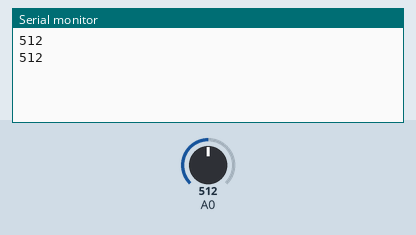
Recording of a sketch running on a simulated Arduino Uno, built with avr-gcc and run on an emulated ATmega328P. Shown: the last lines printed to the serial monitor. The test bench sets the inputs (shaded band); at power-on: A0 = 512.

Above: at 1.8 s.
1.9 s: A0 set to 716
At 2.8 s:
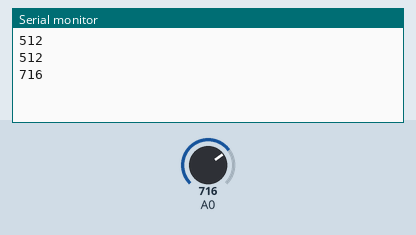
3.4 s: A0 set to 900
At 4.5 s:
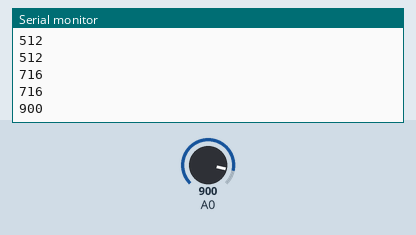
Timing chart, 0 to 6.4 s (numbered marks = the images above; inputs shaded):
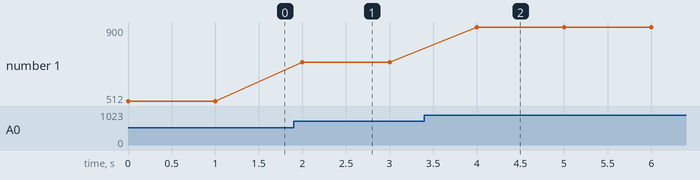

The sketch:

unity-arduino-test.ino
```cpp
void setup() {
  Serial.begin(9600);
}

void loop() {
  int v = analogRead(0);
  Serial.println(v);
  delay(1000);
}
```

Measured:
- after the input at 1.9 s, the serial monitor: prints a new line after 0.10 s (image 1)
- after the input at 3.4 s, the serial monitor: prints a new line after 0.60 s (image 2)
- plotted number 1: 512 → 716 after the input at 1.9 s, 716 → 900 after the input at 3.4 s
